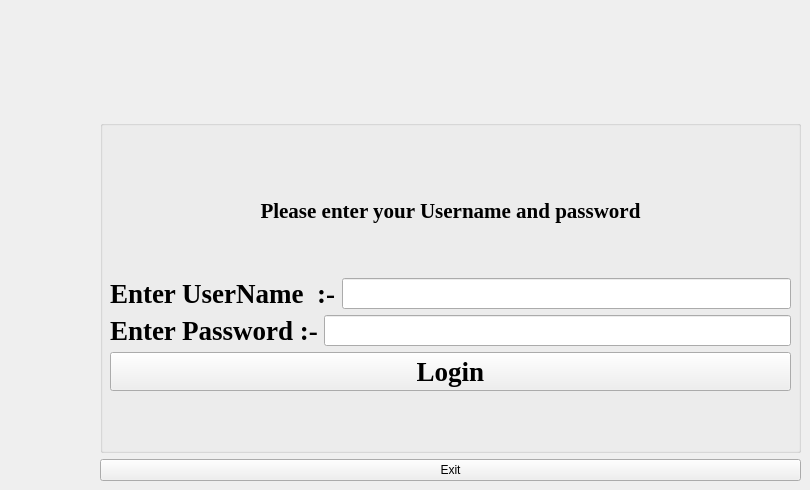
    <widget class="QWidget" name="Login">
     <attribute name="title">
      <string>Login</string>
     </attribute>
     <widget class="QWidget" name="layoutWidget">
      <property name="geometry">
       <rect>
        <x>100</x>
        <y>120</y>
        <width>701</width>
        <height>361</height>
       </rect>
      </property>
      <layout class="QVBoxLayout" name="verticalLayout_3">
       <item>
        <widget class="QGroupBox" name="groupBox">
         <property name="title">
          <string/>
         </property>
         <widget class="QWidget" name="layoutWidget">
          <property name="geometry">
           <rect>
            <x>10</x>
            <y>30</y>
            <width>681</width>
            <height>241</height>
           </rect>
          </property>
          <layout class="QVBoxLayout" name="verticalLayout">
           <item>
            <widget class="QLabel" name="label">
             <property name="font">
              <font>
               <family>Times New Roman</family>
               <pointsize>13</pointsize>
               <bold>true</bold>
              </font>
             </property>
             <property name="styleSheet">
              <string notr="true"/>
             </property>
             <property name="text">
              <string>&lt;html&gt;&lt;head/&gt;&lt;body&gt;&lt;p align=&quot;center&quot;&gt;&lt;span style=&quot; font-size:16pt;&quot;&gt;Please enter your Username and password&lt;/span&gt;&lt;/p&gt;&lt;/body&gt;&lt;/html&gt;</string>
             </property>
            </widget>
           </item>
           <item>
            <layout class="QVBoxLayout" name="verticalLayout_22">
             <item>
              <layout class="QHBoxLayout" name="horizontalLayout_8">
               <item>
                <widget class="QLabel" name="label_6">
                 <property name="font">
                  <font>
                   <family>Times New Roman</family>
                   <pointsize>20</pointsize>
                   <italic>false</italic>
                   <bold>true</bold>
                   <underline>false</underline>
                   <strikeout>false</strikeout>
                  </font>
                 </property>
                 <property name="text">
                  <string>Enter UserName  :-</string>
                 </property>
                </widget>
               </item>
               <item>
                <widget class="QLineEdit" name="UserName">
                 <property name="font">
                  <font>
                   <family>Times New Roman</family>
                   <pointsize>15</pointsize>
                   <bold>false</bold>
                  </font>
                 </property>
                 <property name="text">
                  <string/>
                 </property>
                </widget>
               </item>
              </layout>
             </item>
             <item>
              <layout class="QHBoxLayout" name="horizontalLayout_9">
               <item>
                <widget class="QLabel" name="label_7">
                 <property name="font">
                  <font>
                   <family>Times New Roman</family>
                   <pointsize>20</pointsize>
                   <bold>true</bold>
                  </font>
                 </property>
                 <property name="text">
                  <string>Enter Password :-</string>
                 </property>
                </widget>
               </item>
               <item>
                <widget class="QLineEdit" name="Password">
                 <property name="font">
                  <font>
                   <family>Times New Roman</family>
                   <pointsize>15</pointsize>
                   <bold>false</bold>
                  </font>
                 </property>
                 <property name="text">
                  <string/>
                 </property>
                </widget>
               </item>
              </layout>
             </item>
             <item>
              <widget class="QPushButton" name="LoginButton">
               <property name="font">
                <font>
                 <family>Times New Roman</family>
                 <pointsize>20</pointsize>
                 <bold>true</bold>
                </font>
               </property>
               <property name="text">
                <string>Login</string>
               </property>
              </widget>
             </item>
            </layout>
           </item>
          </layout>
         </widget>
        </widget>
       </item>
       <item>
        <widget class="QPushButton" name="ExitButton">
         <property name="text">
          <string>Exit</string>
         </property>
        </widget>
       </item>
      </layout>
     </widget>
    </widget>
